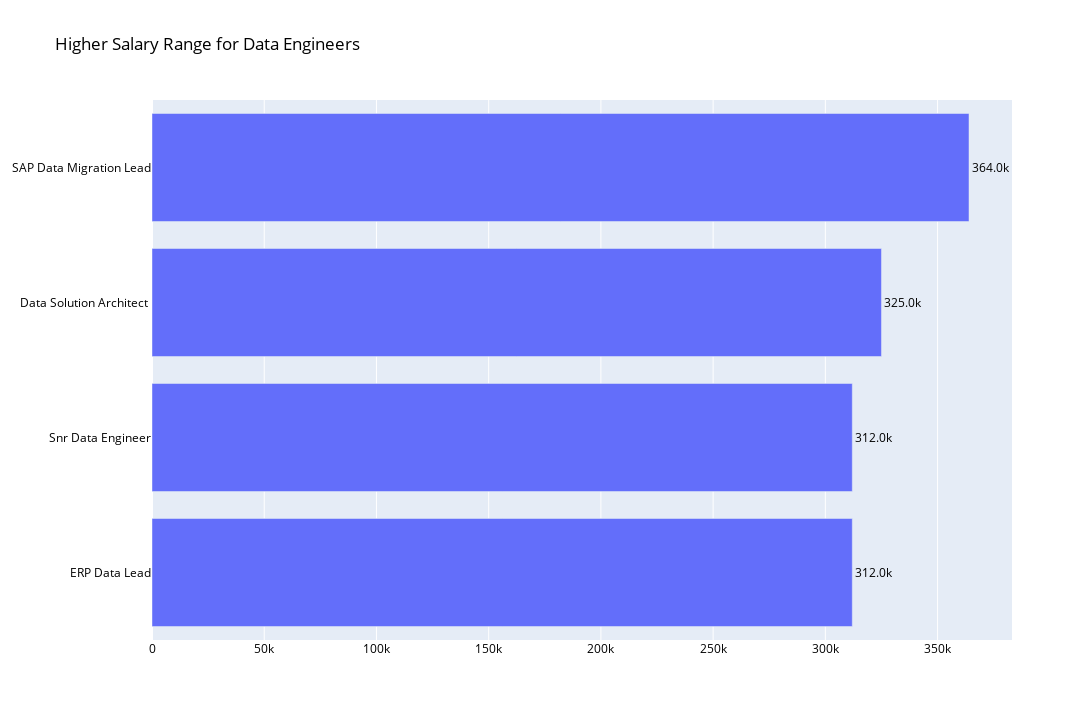

Notebook code for this chart:
### Code cell
eng_sal = valid_sals[valid_sals['jobTitle'].str.contains('data', case=False)]
sal_avg = valid_sals.groupby('jobTitle')['per_annum'].mean().reset_index()
eng_count = eng_sal.groupby('jobTitle')['per_annum'].count().reset_index()
eng_count = eng_count[eng_count['per_annum'] < 5]
sal_avg = sal_avg[sal_avg['per_annum'] > 300000]
sal_avg = sal_avg.merge(eng_count, on='jobTitle')
sal_avg = sal_avg.sort_values(by='per_annum_x', ascending=True)
# only keep the job title to 30 characters
sal_avg['jobTitle'] = sal_avg['jobTitle'].apply(lambda x: x[:30])
sal_avg = sal_avg.tail(30)
fig = go.Figure(data=[go.Bar(y=sal_avg['jobTitle'], x=sal_avg['per_annum_x'],
                            orientation='h', text=sal_avg['per_annum_x'],
                            textposition='outside',
                            showlegend=False,
                            texttemplate='%{text:.4s}'
                            )
                            ])
# increase the font size and make it black and bold
fig.update_layout(font=dict(size=12, color='black'))
fig.update_layout(title_text='Higher Salary Range for Data Engineers')
fig.update_layout(width=1280, height=720)
fig.show()

### Figure 1 — Plotly figure (JSON) as saved in the notebook; plotly's stock layout.template omitted (floating-point values rounded to 4 significant figures)
{"data": [{"orientation": "h", "showlegend": false, "text": [312000, 312000, 325000, 364000], "textposition": "outside", "texttemplate": "%{text:.4s}", "type": "bar", "x": [312000, 312000, 325000, 364000], "y": ["ERP Data Lead", "Snr Data Engineer", "Data Solution Architect ", "SAP Data Migration Lead"]}], "layout": {"font": {"color": "black", "size": 12}, "height": 720, "title": {"text": "Higher Salary Range for Data Engineers"}, "width": 1280}}
